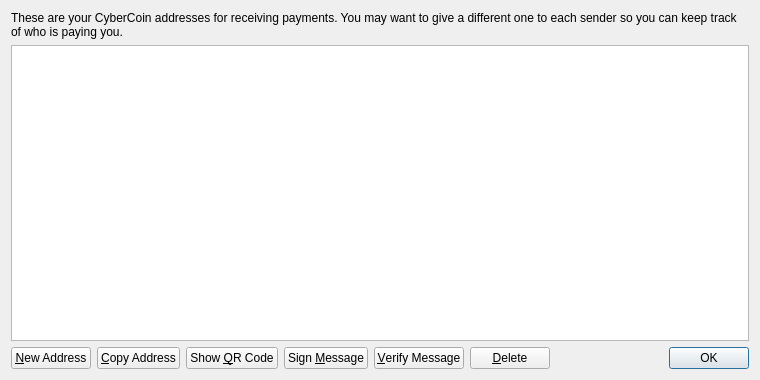
<?xml version="1.0" encoding="UTF-8"?>
<ui version="4.0">
 <class>AddressBookPage</class>
 <widget class="QWidget" name="AddressBookPage">
  <property name="geometry">
   <rect>
    <x>0</x>
    <y>0</y>
    <width>760</width>
    <height>380</height>
   </rect>
  </property>
  <property name="windowTitle">
   <string>Address Book</string>
  </property>
  <layout class="QVBoxLayout" name="verticalLayout">
   <item>
    <widget class="QLabel" name="labelExplanation">
     <property name="text">
      <string>These are your CyberCoin addresses for receiving payments. You may want to give a different one to each sender so you can keep track of who is paying you.</string>
     </property>
     <property name="textFormat">
      <enum>Qt::PlainText</enum>
     </property>
     <property name="wordWrap">
      <bool>true</bool>
     </property>
    </widget>
   </item>
   <item>
    <widget class="QTableView" name="tableView">
     <property name="contextMenuPolicy">
      <enum>Qt::CustomContextMenu</enum>
     </property>
     <property name="toolTip">
      <string>Double-click to edit address or label</string>
     </property>
     <property name="tabKeyNavigation">
      <bool>false</bool>
     </property>
     <property name="selectionMode">
      <enum>QAbstractItemView::SingleSelection</enum>
     </property>
     <property name="selectionBehavior">
      <enum>QAbstractItemView::SelectRows</enum>
     </property>
     <property name="sortingEnabled">
      <bool>true</bool>
     </property>
     <attribute name="verticalHeaderVisible">
      <bool>false</bool>
     </attribute>
    </widget>
   </item>
   <item>
    <layout class="QHBoxLayout" name="horizontalLayout">
     <item>
      <widget class="QPushButton" name="newAddressButton">
       <property name="toolTip">
        <string>Create a new address</string>
       </property>
       <property name="text">
        <string>&amp;New Address</string>
       </property>
      </widget>
     </item>
     <item>
      <widget class="QPushButton" name="copyToClipboard">
       <property name="toolTip">
        <string>Copy the currently selected address to the system clipboard</string>
       </property>
       <property name="text">
        <string>&amp;Copy Address</string>
       </property>
      </widget>
     </item>
     <item>
      <widget class="QPushButton" name="showQRCode">
       <property name="text">
        <string>Show &amp;QR Code</string>
       </property>
      </widget>
     </item>
     <item>
      <widget class="QPushButton" name="signMessage">
       <property name="toolTip">
        <string>Sign a message to prove you own a CyberCoin address</string>
       </property>
       <property name="text">
        <string>Sign &amp;Message</string>
       </property>
      </widget>
     </item>
     <item>
      <widget class="QPushButton" name="verifyMessage">
       <property name="toolTip">
        <string>Verify a message to ensure it was signed with a specified CyberCoin address</string>
       </property>
       <property name="text">
        <string>&amp;Verify Message</string>
       </property>
      </widget>
     </item>
     <item>
      <widget class="QPushButton" name="deleteButton">
       <property name="toolTip">
        <string>Delete the currently selected address from the list</string>
       </property>
       <property name="text">
        <string>&amp;Delete</string>
       </property>
      </widget>
     </item>
     <item>
      <spacer name="horizontalSpacer">
       <property name="orientation">
        <enum>Qt::Horizontal</enum>
       </property>
       <property name="sizeHint" stdset="0">
        <size>
         <width>40</width>
         <height>20</height>
        </size>
       </property>
      </spacer>
     </item>
     <item>
      <widget class="QDialogButtonBox" name="buttonBox">
       <property name="sizePolicy">
        <sizepolicy hsizetype="Maximum" vsizetype="Fixed">
         <horstretch>0</horstretch>
         <verstretch>0</verstretch>
        </sizepolicy>
       </property>
       <property name="standardButtons">
        <set>QDialogButtonBox::Ok</set>
       </property>
      </widget>
     </item>
    </layout>
   </item>
  </layout>
 </widget>
 <resources>
  <include location="../bitcoin.qrc"/>
 </resources>
 <connections/>
</ui>
